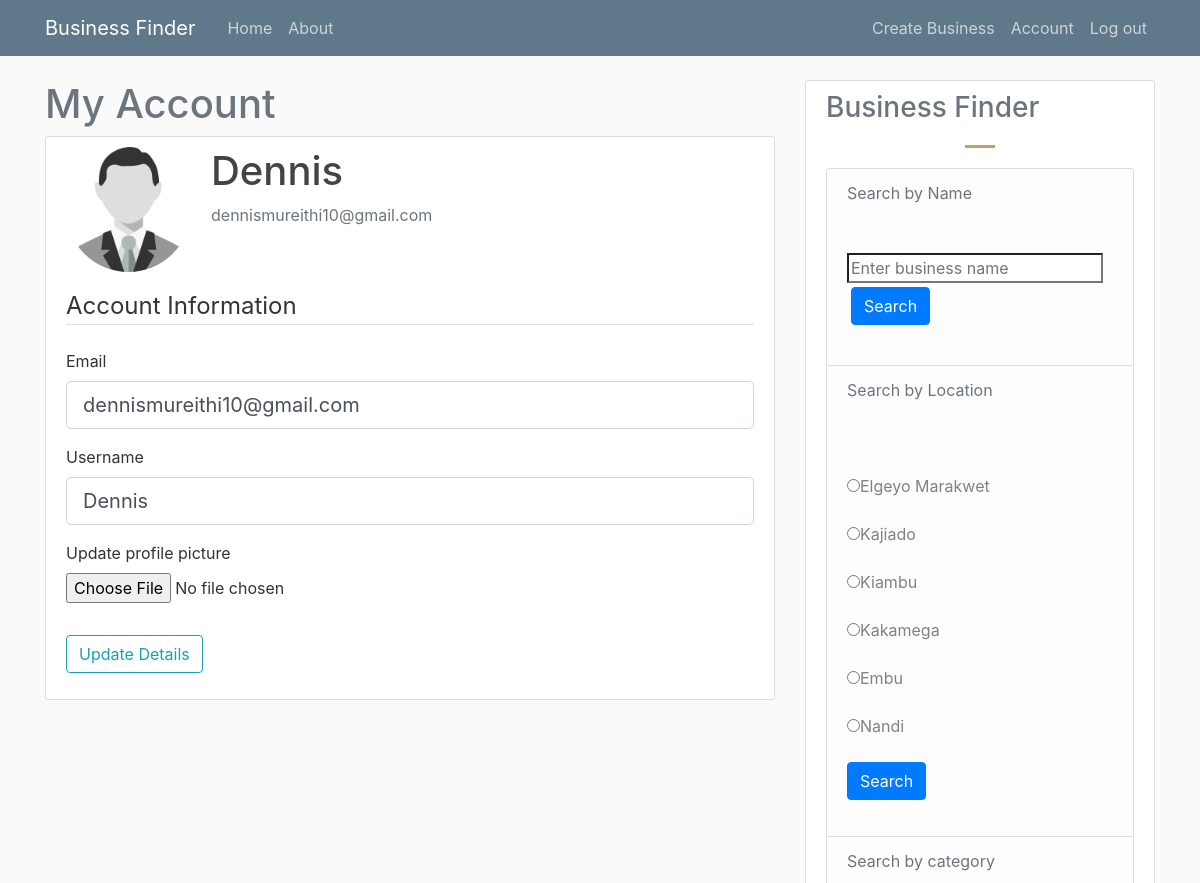
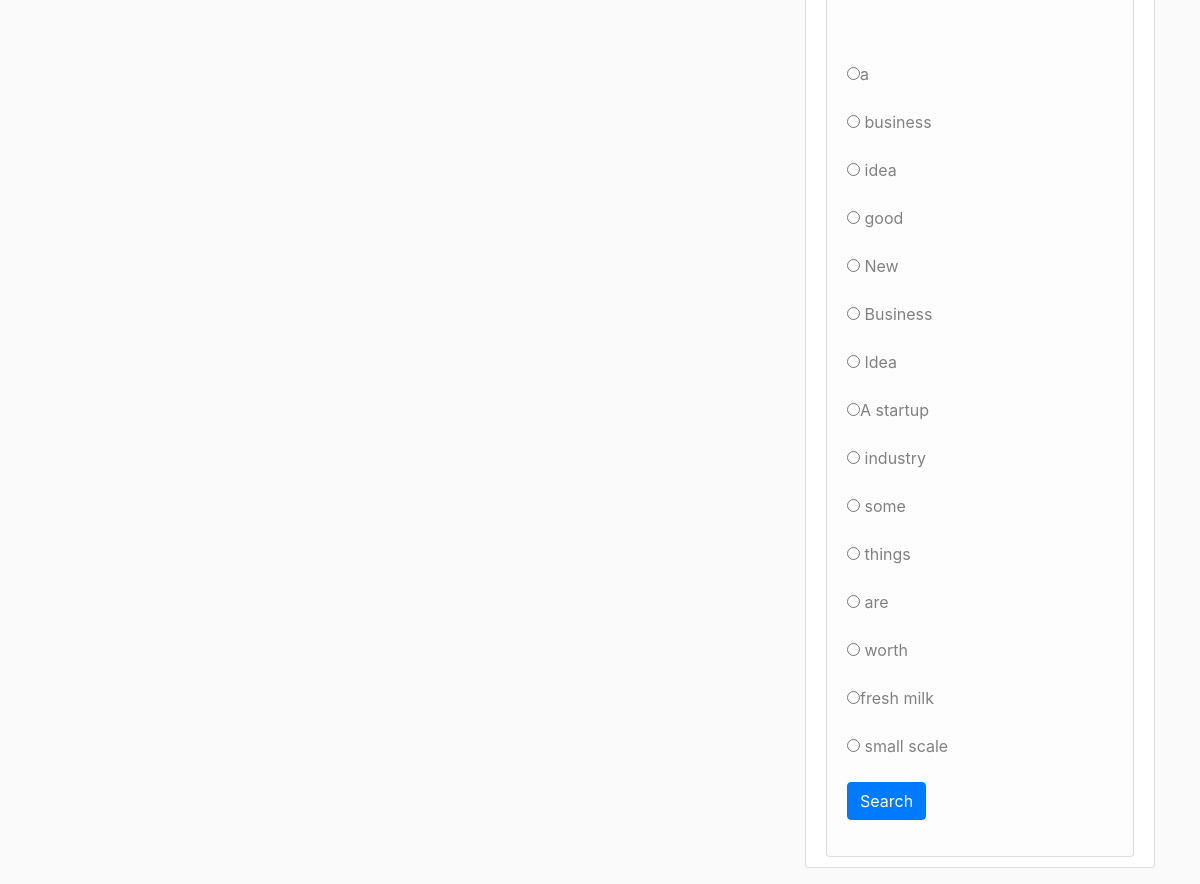
Page /account (signed in) on the committed database (2 pictures, top to bottom).
### app/model.py (models this page shows, shortened)
class User(db.Model, UserMixin):
    id = db.Column(db.Integer, primary_key=True)
    username = db.Column(db.String(20), unique=True, nullable=False)
    email = db.Column(db.String(120), unique=True, nullable=False)
    image_file = db.Column(db.String(20), default='default.png', nullable=False)
    password = db.Column(db.String(64), nullable=False)
    businesses = db.relationship('Business', backref='owner', lazy=True)

class Location(db.Model):
    id = db.Column(db.Integer, primary_key=True)
    business_id = db.Column(db.Integer, db.ForeignKey('business.id'), nullable=False)
    county = db.Column(db.String(50), nullable=False)
    region = db.Column(db.String(50), nullable=False)
    location = db.Column(db.String(200), nullable=False)

class Category(db.Model):
    id = db.Column(db.Integer, primary_key=True)
    business_id = db.Column(db.Integer, db.ForeignKey('business.id'), nullable=False)
    category = db.Column(db.String(20), nullable=False)

### app/views.py (the view)
@app.route('/account', methods=['GET', 'POST'])
@login_required
def account():
    app = {
        "title":"Account Page",
        "heading":"My Account",
        "image_file":url_for('static', filename='profile_pics/'+current_user.image_file)
    }
    form = UpdateAccountForm()
    if form.validate_on_submit():
        if form.profile_pic.data:
            pic_file = save_prof_pic(form.profile_pic.data)
            current_user.image_file = pic_file
        current_user.username = form.username.data
        current_user.email = form.email.data
        db.session.commit()
        flash('Your account has been updated', 'success')
        return redirect(url_for('account'))
    elif request.method == 'GET':
        form.username.data = current_user.username
        form.email.data = current_user.email
    return render_template('account.html', app=app, form=form, locations=locAndCat()[1], categories=locAndCat()[0])

### app/forms.py (shortened to what this page needs)
class UpdateAccountForm(FlaskForm):
    email = StringField('Email', validators=[DataRequired(), Email()])
    username = StringField('Username', validators=[DataRequired()])
    profile_pic = FileField('Update profile picture', validators=[FileAllowed(['png','jpg','jpeg'])])
    submit = SubmitField('Update Details')

### app/model.py (called while the page is built)
@login_manager.user_loader
def load_user(user_id):
    return User.query.get(int(user_id))

### app/views.py (called while the page is built)
def locAndCat():
    locations = Location.query.all()
    categories = Category.query.all()
    cat_list = []
    for category in categories:
        if category.category not in cat_list:
            cat_list.append(category.category)
    loc_list = []
    for location in locations:
        if location.county not in loc_list:
            loc_list.append(location.county)
    return [cat_list, loc_list]

### app/templates/account.html (shortened to what this page needs)
{% extends "layout.html" %}
{% block content %}
<h1 class="text-muted">{{app.heading}}</h1>
<div class="content-section">
    <div class="media">
      <img class="rounded-circle account-img" src="{{app.image_file}}">
      <div class="media-body">
        <h2 class="account-heading">{{current_user.username}}</h2>
        <p class="text-secondary">{{current_user.email}}</p>
      </div>
    </div>
        <form action="" method="POST" enctype="multipart/form-data">
            <fieldset class="form-group">
                <legend class="border-bottom mb-4">Account Information</legend>
                <div class="form-group">
                    {{ form.email.label(class="form-control-label")}}
                    {% if form.email.errors %}
                        {{ form.email(class="form-control form-control-lg is-invalid") }}
                        <div class="invalid-feedback">
                            {%for error in form.email.errors %}
                                <span>{{error}}</span>
                            {% endfor %}
                        </div>
                    {% else %}
                    {{ form.email(class="form-control form-control-lg") }}
                    {% endif %}
                </div>
                <div class="form-group">
                    {{ form.username.label(class="form-control-label")}}
                    {% if form.username.errors %}
                        {{ form.username(class="form-control form-control-lg is-invalid") }}
                        <div class="invalid-feedback">
                            {%for error in form.username.errors %}
                                <span>{{error}}</span>
                            {% endfor %}
                        </div>
                    {% else %}
                    {{ form.username(class="form-control form-control-lg") }}
                    {% endif %}
                </div>
                <div class="form-group">
                    {{ form.profile_pic.label()}}
                    {{ form.profile_pic(class="form-control-file") }}
                </div>
            </fieldset>
            <div class="form-group">
                {{ form.submit(class="btn btn-outline-info") }}
            </div>
        </form>
  </div>
{% endblock content %}
{% block sidebar %}
    {% include "sidebar.html" %}
{% endblock sidebar %}

### app/templates/sidebar.html
<div class="col-md-4">
    <div class="content-section">
        <h3 class="text-muted">Business Finder</h3>
        <ul class="list-group">
            <li class="list-group-item list-group-item-light">
                <div class="text-muted">Search by Name</div>
                <radiogroup class="article-content">
                    <form method="POST", action="{{ url_for('search', category='name') }}">
                        <input type="search" name="search" placeholder="Enter business name">
                        <input type="submit" class="btn btn-primary m-1" value="Search">
                    </form>
                </radiogroup>
            </li>
            <li class="list-group-item list-group-item-light">
                <div class="text-muted">Search by Location</div>
                <radiogroup class="article-content">
                    <form method="POST", action="{{ url_for('search', category='location') }}">
                        {% for location in locations %}
                            <input type="radio" name="location" value="{{location}}">{{location}}
                        {% endfor %}
                        <input type="submit" class="btn btn-primary" value="Search">
                    </form>
                </radiogroup>
            </li>
            <li class="list-group-item list-group-item-light">
                <div class="text-muted">Search by category</div>
                <radiogroup class="article-content">
                    <form method="POST", action="{{ url_for('search', category='category') }}">
                        {% for category in categories %}
                            <input type="radio" name="category" value="{{category}}">{{category}}
                        {% endfor %}
                        <input type="submit" class="btn btn-primary" value="Search">
                    </form>
                </radiogroup>
            </li>
        </ul>
    </div>
</div>

### app/static/default.css (style rules this page uses)
body { background: #fafafa; color: #333333; margin-top: 5rem; }
h1, h2, h3, h4, h5, h6 { color: #444444; }
.content-section { background: #ffffff; padding: 10px 20px; border: 1px solid #dddddd; border-radius: 3px; margin-bottom: 20px; }
.article-content { white-space: pre-line; }
.account-img { height: 125px; width: 125px; margin-right: 20px; margin-bottom: 16px; }
.account-heading { font-size: 2.5rem; }
h3:after { content: " "; display: block; width: 10%; height: 3px; margin: 20px auto; border: 0; background: #BDA26B; }

### rows in the picture
User: username "Dennis", email "dennismureithi10@gmail.com"
Location: county "Elgeyo Marakwet"
Location: county "Kajiado"
Location: county "Kiambu"
Location: county "Kakamega"
Location: county "Embu"
Location: county "Nandi"
Category: category "business"
Category: category "idea"
Category: category "good"
Category: category "New"
Category: category "Business"
Category: category "Idea"
Category: category "A startup"
Category: category "industry"
Category: category "some"
Category: category "things"
Category: category "are"
Category: category "worth"
Category: category "fresh milk"
Category: category "small scale"

### other values in the picture
{{ app.heading }} "My Account"
{{ category }} "a"
